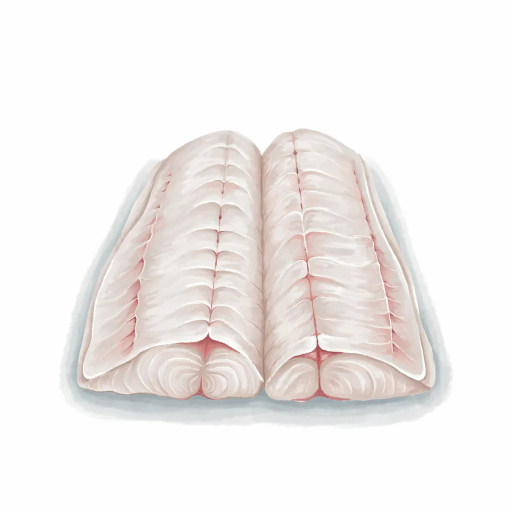
#> input picture library/paintings/raw/abadejo-lomos.webp, 1024 x 1024 px, given in place of abadejo-lomos.webp.webp, which was not available (shown at 1/2 size)
$ python normalize.py raw/abadejo-lomos.webp
#> lines starting #> are read from the running program, lines starting #| are printed output that depends on the picture; after the words box and inside, x2 and y2 are one past the last pixel; in counts of white or black regions, pixels touching at a corner belong together; pictures that were not available may be replaced by others from this repository, and a replacement may not be noted
#!/usr/bin/env python3
"""THE BOUNDING-BOX RULE (Peter, 2026-08-24).

«The only thing: if they are all in a certain bounding box, it gives control over their
size — chips and things.»

No asset ships at whatever size Ideogram happened to paint it. Every raw painting is trimmed
to its own content and re-placed inside one fixed box, so the whole set carries the same
visual weight at any size — a chip, a row icon, a card.

  1  READ THE GROUND, don't assume it. Ideogram's "pure white" comes back a warm cream —
     (250, 251, 246) is typical, and the blue channel dips to 239. A fixed near-white
     threshold reads that ground as ink and trims nothing, so the box is measured from the
     border ring and the image is lifted until the ground IS 255.
  2  ink = distance from white above TOL, counted per row and per column, and a row only
     counts as ink once MIN_RUN pixels agree — one stray dark pixel in the ground can
     otherwise drag the box to the frame edge. Ink that stands alone is paper: connected
     marks under MIN_BLOB are ignored, because a fleck the size of a full stop passes both
     the neighbour test and MIN_RUN and then measures the frame instead of the painting.
  3  scale so the LONGEST side of that box is BOX_RATIO of the canvas
  4  paste centred on a fresh pure-white square, export at CANVAS px

The shadow stays inside the box on purpose. It is part of the painting's weight; excluding it
would float every subject a few pixels high and the set would read misaligned in a list.

  normalize.py            all raw/ -> set/
  normalize.py SLUG...    just those
  normalize.py --report   trim ratios worst-first. 1.00 means nothing was trimmed — a grey
                          ground, a full-bleed miss, or a subject that really does bleed.
"""
import sys
from pathlib import Path

import numpy as np
from PIL import Image

H = Path(__file__).resolve().parent
RAW, SET = H / "raw", H / "set"

CANVAS = 1024
BOX_RATIO = 0.75      # the founder's «about three quarters»
RING = 10             # px of border sampled to learn the ground colour
TOL = 9               # a pixel this far below white (after the lift) is ink
MIN_RUN = 4           # px of ink needed before a row/column counts — kills speckle
MIN_NEIGHBOURS = 3    # ink neighbours a pixel needs to be real ink and not paper speckle
MIN_BLOB = 32         # px of connected ink below which a mark is a fleck of paper, not subject
PAD_GUARD = 3         # px of slack, so an antenna tip or a tail fin is never shaved
NOISE_CAP = 28        # the measured ground floor can be poisoned by a subject that
                      # touches the frame; above this it is ink, not paper


def lift_to_white(a: np.ndarray):
    """learn the ground from the border ring and scale each channel until it is 255"""
    ring = np.concatenate([
        a[:RING].reshape(-1, 3), a[-RING:].reshape(-1, 3),
        a[:, :RING].reshape(-1, 3), a[:, -RING:].reshape(-1, 3),
    ])
    # the ground is the bright mode of the ring; the median would be dragged down by a
    # subject that touches the frame, so take a high percentile instead
    ground = np.percentile(ring, 75, axis=0)
    ground = np.clip(ground, 200, 255)
    lifted = a.astype(np.float32) * (255.0 / ground)
    return np.clip(lifted, 0, 255), ground


def denoise(ink: np.ndarray):
    """drop isolated specks, keep continuous thin lines.

    A prawn's antenna is one or two pixels wide and must survive — it is the whole point of
    the bounding box being honest. But a dozen stray dark specks in the paper texture, one of
    them near a corner, will drag the box to the frame edge and the trim measures nothing.
    A pixel is kept only if it has at least MIN_NEIGHBOURS ink neighbours: a speck has none,
    a point on a continuous stroke has two or more.
    """
    p = np.pad(ink, 1)
    n = sum(
        p[1 + dy: 1 + dy + ink.shape[0], 1 + dx: 1 + dx + ink.shape[1]]
        for dy in (-1, 0, 1) for dx in (-1, 0, 1) if (dy or dx)
    )
    return ink & (n >= MIN_NEIGHBOURS)


def solid(ink: np.ndarray):
    """drop ink that stands ALONE — a fleck of paper is not a subject.

    `denoise` asks each pixel about its eight neighbours, so it kills a single speck and keeps a
    stroke. It cannot see a fleck the size of a full stop: five or six pixels agreeing with each
    other pass the neighbour test, and four of them landing in one row pass MIN_RUN too. Then the
    box measures the flecks instead of the painting.

    THE MEASUREMENT THAT WROTE THE RULE was a `patata-monalisa` render that no longer exists here
    (E197.25, replaced in E197.26). It came back on a grainy paper carrying 130 dark flecks of 21 px
    and under, scattered to every corner; the trim read 982 x 989 — the whole frame — so the potato
    would have shipped at four fifths of the weight every other tile carries, which is the exact
    thing the bounding-box law exists to hold. Ignoring connected ink under MIN_BLOB, that same
    painting measured 830 x 356: the tuber and its shadow.

    IT KEEPS WHAT A SUBJECT IS MADE OF. The frozen prawn is the tile that tests it: its ice flakes
    sit apart from the shell as their own islands of 33 to 352 px — thirteen of them — and every one
    is kept. The floor is a judgement about SIZE, so a subject that genuinely is a scatter of grains
    wants its box looked at by a person.

    AND WHAT IT DROPS AT THE EDGE IT ALSO CROPS. The crop is the measured box plus PAD_GUARD, so a
    fleck the rule ignores OUTSIDE the box is not merely unmeasured — it is cut off the tile. Same
    prawn, measured: two specks of 31 px and 20 px lie past the ice, the box goes 812 x 386 -> 791 x
    386, and the 20 px one (x 937-942, against a right crop edge at 924) leaves the picture. At the
    placed size that speck is four pixels of ice and nobody will miss it; the sentence is here so
    that the day it matters, somebody looks at the box before blaming the render.

    AND 118 TILES OF THE 794 WOULD TIGHTEN UNDER IT — 29 by more than 5%, 6 by more than 20%, `mora`
    by 1.55x (longest side over longest side). They carry the same defect the old potato did and they
    are NOT re-normalized here: a painting joins this library after a person has looked at it beside
    its siblings, and 118 of those is its own round. The measurement is in notes/PAINTINGS-TRACKER.md
    so the round can be planned rather than discovered. Until then this rule reaches the tiles
    somebody normalizes from now on.

    Eight-connected components, in numpy alone — this package's tools import numpy and Pillow and
    nothing else, and a labelling that costs forty lines does not earn a new dependency.
    """
    height = ink.shape[0]
    parent: list[int] = []
    size: list[int] = []

    def find(x: int) -> int:
        while parent[x] != x:
            parent[x] = parent[parent[x]]
            x = parent[x]
        return x

    def union(a: int, b: int):
        ra, rb = find(a), find(b)
        if ra != rb:
            parent[max(ra, rb)] = min(ra, rb)

    labels = np.full(ink.shape, -1, dtype=np.int32)
    previous: list[tuple[int, int, int]] = []
    for y in range(height):
        padded = np.concatenate(([False], ink[y], [False]))
        edges = np.flatnonzero(padded[1:] != padded[:-1])
        current = []
        for start, end in zip(edges[0::2], edges[1::2]):
            label = len(parent)
            parent.append(label)
            size.append(int(end - start))
            labels[y, start:end] = label
            # touching diagonally is touching, which is what «8-connected» means
            for before_start, before_end, before_label in previous:
                if before_start - 1 < end and start - 1 < before_end:
                    union(label, before_label)
            current.append((int(start), int(end), label))
        previous = current

    if not parent:
        return ink
    roots = np.array([find(label) for label in range(len(parent))], dtype=np.int64)
    area = np.bincount(roots, weights=np.array(size, dtype=np.float64), minlength=len(parent))
    big = area[roots] >= MIN_BLOB
    keep = np.zeros(ink.shape, dtype=bool)
    drawn = labels >= 0
    keep[drawn] = big[labels[drawn]]
    return keep


def ground_noise(dist: np.ndarray):
    """how far the GROUND ITSELF strays from white.

    Several of these paintings come back on a visibly textured paper rather than a flat
    white — the ground wanders a few levels either way. A fixed tolerance reads that texture
    as ink, the trim finds nothing, and the asset ships as a small subject marooned on a grey
    square. So the tolerance is measured from the border ring rather than assumed.

    AND IT IS CAPPED, because a measured floor can be poisoned. `curados` came back a good
    painting of a ham on a hook whose BEAM ran off the top edge. Real ink sitting in the border
    ring dragged the 99.5th percentile to near-black, every pixel then read as ground, and the
    normalizer wrote a blank tile over a painting that was fine — silently, because a trim that
    finds nothing looks exactly like a trim that had nothing to do. Two guards now: measure the
    floor at the 98th percentile (a texture is everywhere in the ring, a subject's edge is not),
    and never let it exceed NOISE_CAP, which is far above any paper texture and far below any
    subject. `normalize()` also refuses to write a tile that came out empty.
    """
    ring = np.concatenate([
        dist[:RING].ravel(), dist[-RING:].ravel(),
        dist[:, :RING].ravel(), dist[:, -RING:].ravel(),
    ])
    return min(float(np.percentile(ring, 98)), NOISE_CAP)


def ink_box(lifted: np.ndarray):
    """bbox of everything meaningfully darker or more saturated than the white ground"""
    dist = 255.0 - lifted.min(axis=2)          # how far the darkest channel falls from white
    tol = max(TOL, ground_noise(dist) + 5.0)
    ink = dist > tol
    ink = solid(denoise(ink))
    cols = ink.sum(axis=0)
    rows = ink.sum(axis=1)
    xs = np.flatnonzero(cols >= MIN_RUN)
    ys = np.flatnonzero(rows >= MIN_RUN)
    if xs.size == 0 or ys.size == 0:
        return None, tol
    return (int(xs[0]), int(ys[0]), int(xs[-1]) + 1, int(ys[-1]) + 1), tol


def normalize(slug: str, write=True):
#> called with slug = 'raw/abadejo-lomos.webp', write = True
    im = Image.open(RAW / f"{slug}.webp").convert("RGB")
#> im is the input picture: PIL image 1024x1024 RGB; mean R, G, B 242.6, 239.2, 237.6
    a = np.asarray(im).astype(np.float32)
    lifted, ground = lift_to_white(a)
#> in lift_to_white, `ground = np.percentile(ring, 75, axis=0)`: ground = [254, 254, 254]
#> in lift_to_white, `lifted = a.astype(np.float32) * (255.0 / ground)`:
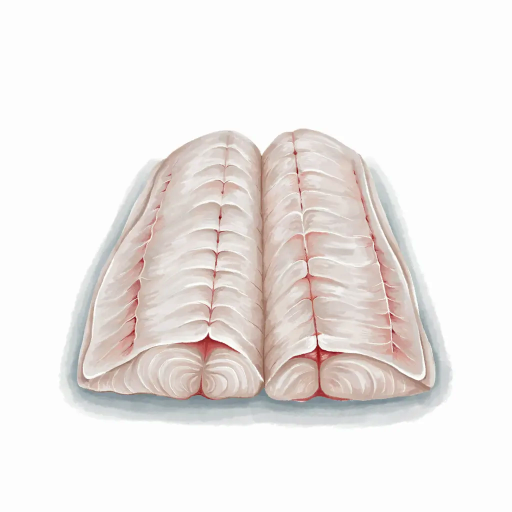
#> lifted: shape (1024, 1024, 3) float64 (shown at 1/2 size); mean R, G, B 243.6, 240.1, 238.5; drawn with min black and max white
#> ground = [254, 254, 254]
    box, tol = ink_box(lifted)
#> in ink_box, `dist = 255.0 - lifted.min(axis=2)`:
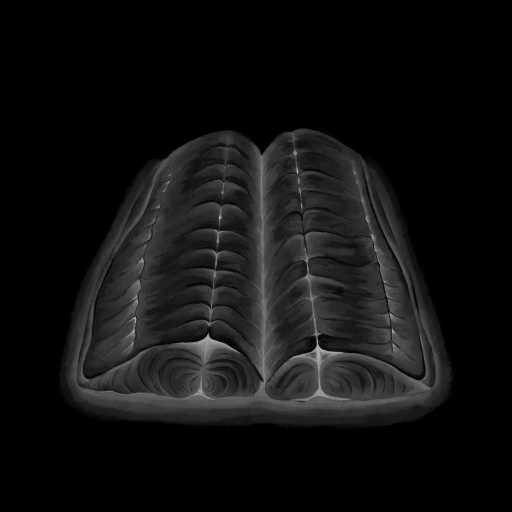
#> dist: shape (1024, 1024) float64 (shown at 1/2 size); min 0, max 190.7, mean 16.8
#> in ink_box, `tol = max(TOL, ground_noise(dist) + 5.0)`: tol = 9
#> in ink_box, `ink = dist > tol`:
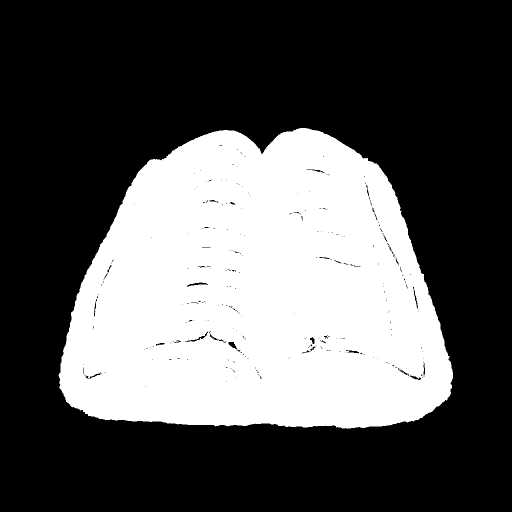
#> ink: shape (1024, 1024) bool (shown at 1/2 size); 35% white; 2 white regions (1 under 20 px), largest, box (x1, y1, x2, y2) and area: (117, 256, 906, 857) 366955
#> in denoise, `n = sum( p[1 + dy: 1 + dy + ink.shape[0], 1 + dx: 1 + dx + ink.shape[1..`:
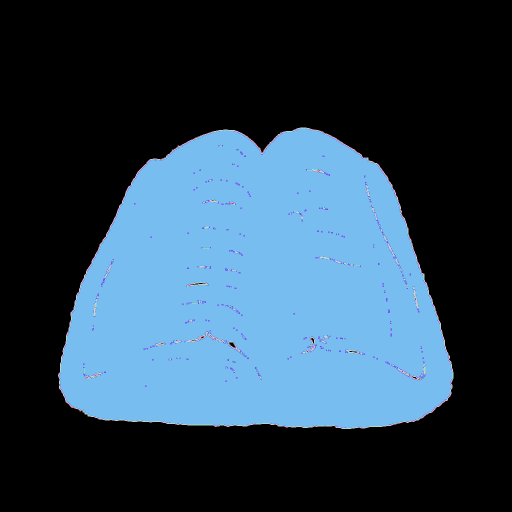
#> n: shape (1024, 1024) int64 (shown at 1/2 size); 9 distinct labels, from 0 to 8; one colour per label, 0 black
#> in solid, `height = ink.shape[0]`: height = 1024
#> after the loop in solid, `for y in range(height):`:
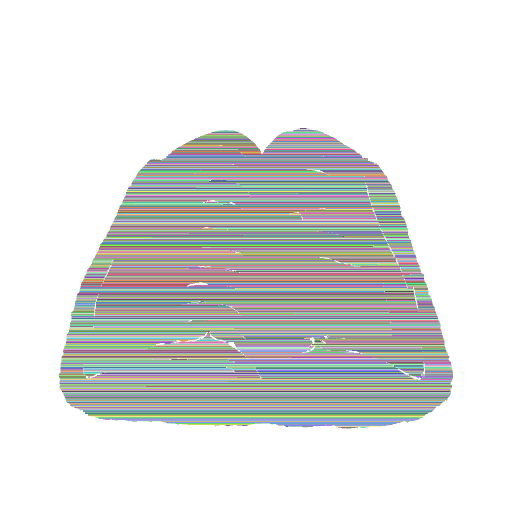
#> labels: shape (1024, 1024) int32 (shown at 1/2 size); 1598 distinct labels, from -1 to 1596; one colour per label, 0 black, -1 white
#> after the loop in solid, `for y in range(height):`: parent = 1597 values, max 1062 at index 1075, min 0 at index 0, mean 1.04; size = 1597 values, max 785 at index 1472, min 1 at index 6, mean 229.8
#> in solid, `roots = np.array([find(label) for label in range(len(parent))], dtype=..`: roots = 1597 values from 0 to 0
#> in solid, `area = np.bincount(roots, weights=np.array(size, dtype=np.float64), mi..`: area = 1597 values, max 366918 at index 0, min 0 at index 1, mean 229.8
#> in ink_box, `cols = ink.sum(axis=0)`: cols = 1024 values, max 598 at index 606, min 0 at index 0, mean 358.3
#> in ink_box, `rows = ink.sum(axis=1)`: rows = 1024 values, max 785 at index 773, min 0 at index 0, mean 358.3
#> in ink_box, `xs = np.flatnonzero(cols >= MIN_RUN)`: xs = 788 values from 118 to 905
#> in ink_box, `ys = np.flatnonzero(rows >= MIN_RUN)`: ys = 601 values from 256 to 856
#> box = (118, 256, 906, 857); tol = 9
    if box is None:
        return slug, None, "BLANK — no ink found"

    # SNAP THE GROUND TO PURE WHITE. Trimming alone leaves the paper texture that survived
    # inside the box, and against the app's white that reads as a grey tile edge. Anything
    # within the measured noise floor becomes 255, so every asset sits on the same ground.
    dist = 255.0 - lifted.min(axis=2)
    flat = dist <= tol
    lifted = lifted.copy()
    lifted[flat] = 255.0

    x0, y0, x1, y1 = box
#> x0 = 118; y0 = 256; x1 = 906; y1 = 857
    x0, y0 = max(0, x0 - PAD_GUARD), max(0, y0 - PAD_GUARD)
#> x0 = 115; y0 = 253
    x1, y1 = min(im.width, x1 + PAD_GUARD), min(im.height, y1 + PAD_GUARD)
#> x1 = 909; y1 = 860
    cw, ch = x1 - x0, y1 - y0
#> cw = 794; ch = 607
    ratio = max(cw / im.width, ch / im.height)
#> ratio = 0.775

    src = Image.fromarray(lifted.astype(np.uint8), "RGB").crop((x0, y0, x1, y1))
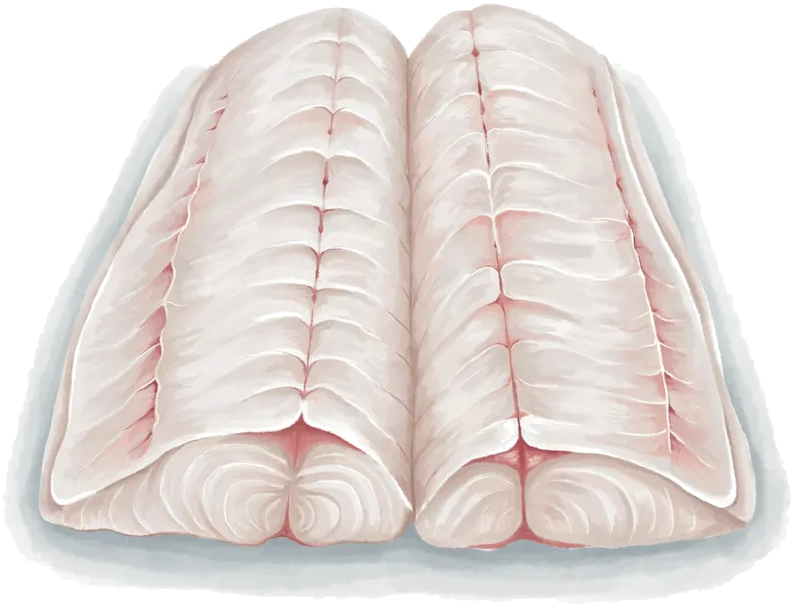
#> src: PIL image 794x607 RGB; mean R, G, B 229.5, 222.1, 218.6
    target = int(CANVAS * BOX_RATIO)
    scale = target / max(cw, ch)
#> scale = 0.967
    nw, nh = max(1, round(cw * scale)), max(1, round(ch * scale))
#> nw = 768; nh = 587
    src = src.resize((nw, nh), Image.LANCZOS)
#> src: PIL image 768x587 RGB

    canvas = Image.new("RGB", (CANVAS, CANVAS), (255, 255, 255))
#> canvas: PIL image 1024x1024 RGB; every value is 255
    canvas.paste(src, ((CANVAS - nw) // 2, (CANVAS - nh) // 2))
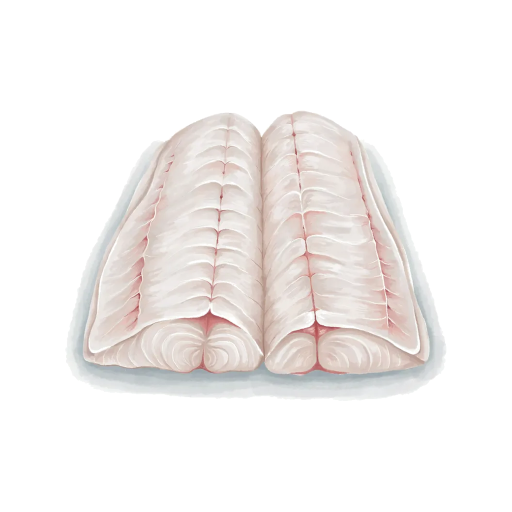
#> canvas: PIL image 1024x1024 RGB (shown at 1/2 size); mean R, G, B 244, 240.8, 239.4

    # A TILE THAT CAME OUT EMPTY IS NEVER WRITTEN. The failure this catches is not «the model
    # painted nothing» — it is «the trim measured nothing and wrote white over a good painting».
    covered = float((np.asarray(canvas).min(axis=2) < 245).mean())
#> covered = 0.325
    if covered < 0.02:
        return slug, ratio, f"EMPTY after trim — only {covered:.3%} ink, raw kept"
    if write:
        SET.mkdir(exist_ok=True)
        canvas.save(SET / f"{slug}.webp", "WEBP", quality=92, method=6)
    return slug, ratio, None


if __name__ == "__main__":
    args = [a for a in sys.argv[1:] if not a.startswith("--")]
    report = "--report" in sys.argv
    slugs = args or sorted(p.stem for p in RAW.glob("*.webp"))
    rows, bad = [], []
    for s in slugs:
        try:
            slug, ratio, err = normalize(s, write=not report)
#> slug = 'raw/abadejo-lomos.webp'; ratio = 0.775
        except Exception as e:
            bad.append((s, repr(e)))
            continue
        (bad if err else rows).append((s, err) if err else (ratio, slug))
    rows.sort(reverse=True)
    if report:
        print(f"{'trim ratio':>11}  slug")
        for r, s in rows:
            print(f"{r:>11.3f}  {s}")
    print(f"\n{'measured' if report else 'normalized'} {len(rows)} -> {SET}")
    for s, e in bad:
        print(f"  BAD {s}: {e}")

$ run again, on library/paintings/raw/alubia-blanca.webp
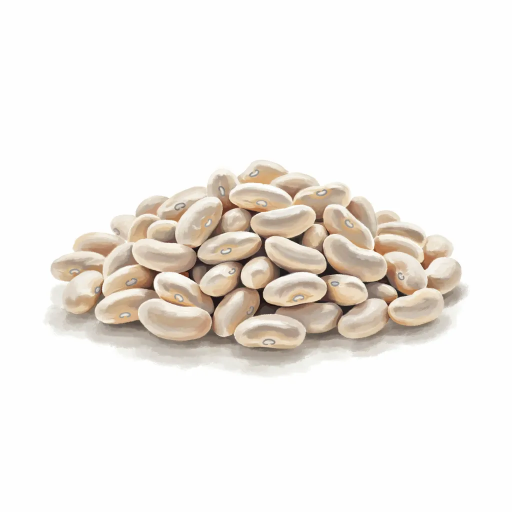
#> input picture library/paintings/raw/alubia-blanca.webp, 1024 x 1024 px, given in place of alubia-blanca.webp.webp, which was not available (shown at 1/2 size)
#> in normalize, im is the input picture: PIL image 1024x1024 RGB; mean R, G, B 241.2, 237.1, 232.4
#> in lift_to_white, `ground = np.percentile(ring, 75, axis=0)`: ground = [254, 254, 254]
#> in ink_box, `tol = max(TOL, ground_noise(dist) + 5.0)`: tol = 9
#> ink: shape (1024, 1024) bool; 24.3% white; 7 white regions (6 under 20 px), largest, box (x1, y1, x2, y2) and area: (86, 319, 940, 756) 254693
#> p: shape (1026, 1026) bool; 24.2% white; 7 white regions (6 under 20 px), largest, box (x1, y1, x2, y2) and area: (87, 320, 941, 757) 254693
#> n: shape (1024, 1024) int64; 9 distinct labels, from 0 to 8
#> height = 1024
#> after the loop in solid, `for y in range(height):`:
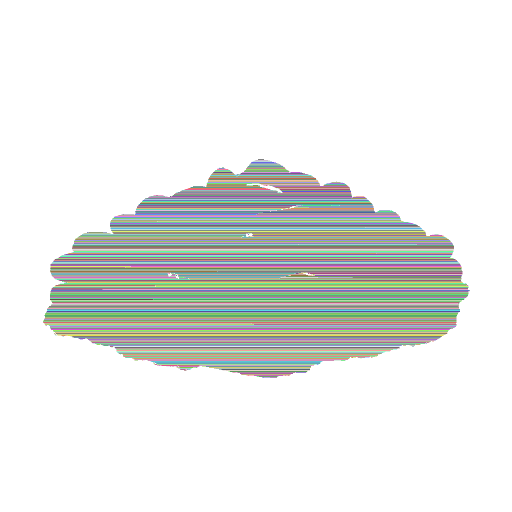
#> labels: shape (1024, 1024) int32 (shown at 1/2 size); 704 distinct labels, from -1 to 702; one colour per label, 0 black, -1 white
#> after the loop in solid, `for y in range(height):`: parent = 703 values, max 382 at index 382, min 0 at index 0, mean 7.61; size = 703 values, max 838 at index 447, min 1 at index 68, mean 362.3
#> roots = 703 values, max 382 at index 382, min 0 at index 0, mean 1.09
#> area = 703 values, max 254659 at index 0, min 0 at index 1, mean 362.3
#> keep: shape (1024, 1024) bool; 24.3% white; 1 white region, box (x1, y1, x2, y2) and area: (86, 319, 940, 756) 254659
#> cols = 1024 values, max 433 at index 527, min 0 at index 0, mean 248.7
#> rows = 1024 values, max 838 at index 581, min 0 at index 0, mean 248.7
#> xs = 851 values from 86 to 936
#> ys = 437 values from 319 to 755
#> in normalize, `box, tol = ink_box(lifted)`: box = (86, 319, 937, 756); tol = 9
#> in normalize, `x0, y0, x1, y1 = box`: x0 = 86; y0 = 319; x1 = 937; y1 = 756
#> in normalize, `x0, y0 = max(0, x0 - PAD_GUARD), max(0, y0 - PAD_GUARD)`: x0 = 83; y0 = 316
#> in normalize, `x1, y1 = min(im.width, x1 + PAD_GUARD), min(im.height, y1 + PAD_GUARD)`: x1 = 940; y1 = 759
#> cw = 857; ch = 443
#> in normalize, `ratio = max(cw / im.width, ch / im.height)`: ratio = 0.837
#> scale = 0.896
#> nw = 768; nh = 397
#> in normalize, `canvas.paste(src, ((CANVAS - nw) // 2, (CANVAS - nh) // 2))`:
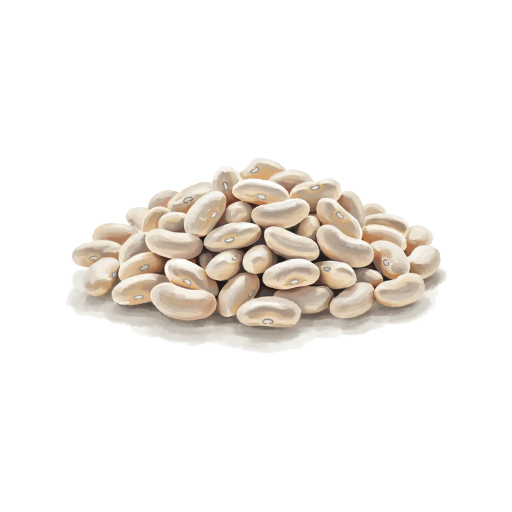
#> canvas: PIL image 1024x1024 RGB (shown at 1/2 size); mean R, G, B 244.5, 241.2, 237.5
#> covered = 0.194
#> `slug, ratio, err = normalize(s, write=not report)`: slug = 'raw/alubia-blanca.webp'; ratio = 0.837
